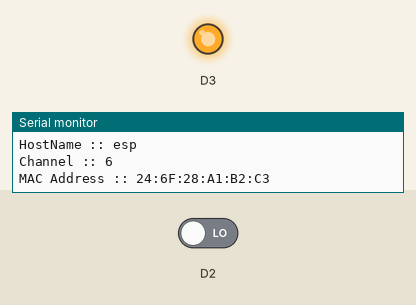
Recording of a sketch running on a simulated ESP8266 (NodeMCU). Parts: output pins drawn as LEDs (lit = HIGH), the last lines printed to the serial monitor. The inputs (shaded band) are chosen by the test bench; at power-on: D2 LOW. WiFi joins after 1.5 s; servers stay silent unless stated; web services answer with replies made up by the test bench.

Above: at 2.7 s.
2.8 s: D2 driven HIGH
At 3.2 s:
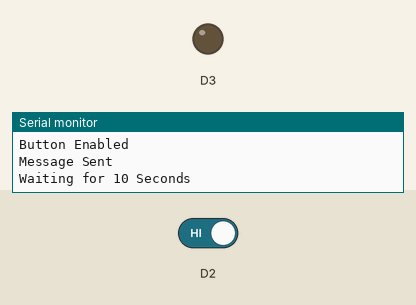
Timing chart, 0 to 5.8 s (numbered marks = the images above; inputs shaded):
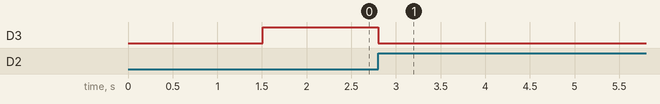

Measured:
- after the input at 2.8 s, D3: HIGH → LOW at once

The sketch:

SendTelegramMessageOnButton.ino
```cpp
#include <Arduino.h>
#include <WiFiManager.h>
#include <ESP8266WiFi.h>
#include <ESP8266HTTPClient.h>
#include <WiFiClient.h>
#include <UrlEncode.h>

WiFiClient client;
HTTPClient http;

const char* ssid = "FTTH";
const char* password = "14789632";
boolean isEnabled = false;
void setup() {
  pinMode(D3, OUTPUT);
  pinMode(D2, INPUT);
  Serial.begin(115200);
  WiFiManager wifiManager;
  Serial.println("Connecting to Previous network");
  wifiManager.autoConnect("Srithar Arduino Nodemcu");
  while (WiFi.status() != WL_CONNECTED) {
    delay(500);
    Serial.print(".");
  }
  Serial.println("Connected to " + WiFi.SSID());
  Serial.print("Local IP :: ");
  Serial.println(WiFi.localIP());
  Serial.print("Gateway IP :: ");
  Serial.println(WiFi.gatewayIP());
  Serial.print("RSSI :: ");
  Serial.println(WiFi.RSSI());
  Serial.print("HostName :: ");
  Serial.println(WiFi.getHostname());
  Serial.print("Channel :: ");
  Serial.println(WiFi.channel());
  Serial.print("MAC Address :: ");
  Serial.println(WiFi.macAddress());
  digitalWrite(D3, HIGH);
}

void loop() {

  if (digitalRead(D2) == HIGH) {
    Serial.println("Button Pushed");
    isEnabled = !isEnabled;
  }

  if (isEnabled) {
    Serial.println("Button Enabled");
    digitalWrite(D3, LOW);
    sendMessage();
    Serial.println("Waiting for 10 Seconds");
    delay(10000);
    isEnabled = !isEnabled;
    digitalWrite(D3, HIGH);
  }
}

void sendMessage() {
  if (WiFi.status() == WL_CONNECTED) {

    String url = "http://api.callmebot.com/text.php?user=@SritharBoss&text=" + urlEncode("Connected to :: " + String(WiFi.SSID())) + "%0A" + urlEncode("Local IP :: " + String(WiFi.localIP().toString())) + "%0A" + urlEncode("RSSI :: " + String(WiFi.RSSI())) + "%0A" + urlEncode("Channel :: " + String(WiFi.channel())) + "%0A" + urlEncode("MAC :: " + String(WiFi.macAddress()));

    http.begin(client, url);
    int httpResponseCode = http.GET();
    if (httpResponseCode > 0) {
      if (httpResponseCode == 200) {
        Serial.println("Message Sent");
      } else {
        Serial.print("HTTP Response code: ");
        Serial.println(httpResponseCode);
        String payload = http.getString();
        Serial.println(payload);
      }
    } else {
      Serial.print("Error code: ");
      Serial.println(httpResponseCode);
    }
    http.end();
  } else {
    Serial.println("WiFi Disconnected");
  }
}
```
